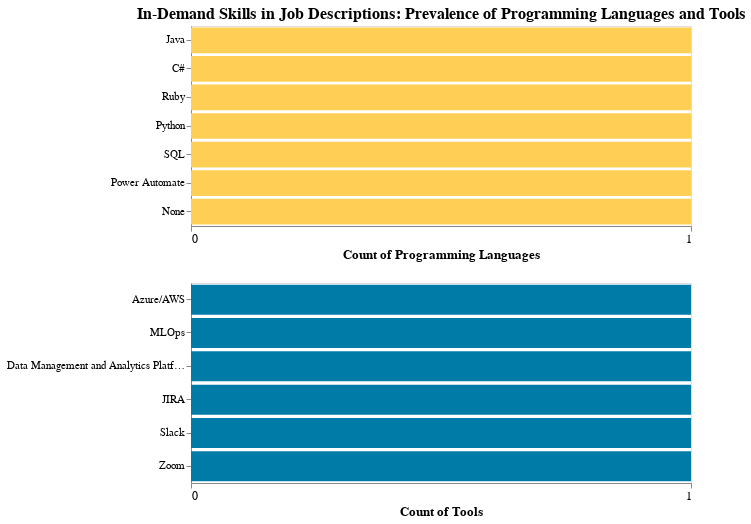

Notebook cell for this chart:
### Code cell
jobs_df = pd.read_csv('jobs.csv')
# jobs_df = oa.call_api(df1)

# # #parse the jobs_df to clean columns and make ready for visualization
lang = jv.parse_df(jobs_df, 'Programming Languages')
tools = jv.parse_df(jobs_df, 'Tools')

# #call function to return visual for tools and programming languages
jv.visualize_info(lang, tools)

### Figure 1 — Vega-Lite specification as saved in the notebook (floating-point values rounded to 4 significant figures)
{"config": {"view": {"continuousWidth": 400, "continuousHeight": 300}}, "vconcat": [{"data": {"name": "data-7b1382e395f2b925e8087f9283f3b804"}, "mark": {"type": "bar", "color": "#FFCE54"}, "encoding": {"x": {"aggregate": "count", "axis": {"grid": false, "labelFontSize": 12, "tickMinStep": 1, "titleFontSize": 13}, "title": "Count of Programming Languages", "type": "quantitative"}, "y": {"axis": {"labelFontSize": 11}, "field": "Programming Languages", "sort": "x", "title": null, "type": "nominal"}}, "height": 200, "title": {"text": "In-Demand Skills in Job Descriptions: Prevalence of Programming Languages and Tools", "fontSize": 16}, "width": 500}, {"data": {"name": "data-b9cce48541bded6dc9ef117c4af7d28d"}, "mark": {"type": "bar", "color": "#007BA7"}, "encoding": {"x": {"aggregate": "count", "axis": {"grid": false, "labelFontSize": 12, "tickMinStep": 1, "titleFontSize": 13}, "title": "Count of Tools", "type": "quantitative"}, "y": {"axis": {"labelFontSize": 11}, "field": "Tools", "sort": "x", "title": null, "type": "nominal"}}, "height": 200, "width": 500}], "$schema": "https://vega.github.io/schema/vega-lite/v4.17.0.json", "datasets": {"data-7b1382e395f2b925e8087f9283f3b804": [{"Programming Languages": "Java"}, {"Programming Languages": "C#"}, {"Programming Languages": "Ruby"}, {"Programming Languages": "Python"}, {"Programming Languages": "SQL"}, {"Programming Languages": "Power Automate"}, {"Programming Languages": "None"}], "data-b9cce48541bded6dc9ef117c4af7d28d": [{"Tools": "Azure/AWS"}, {"Tools": "MLOps"}, {"Tools": "Data Management and Analytics Platforms"}, {"Tools": "JIRA"}, {"Tools": "Slack"}, {"Tools": "Zoom"}]}}
